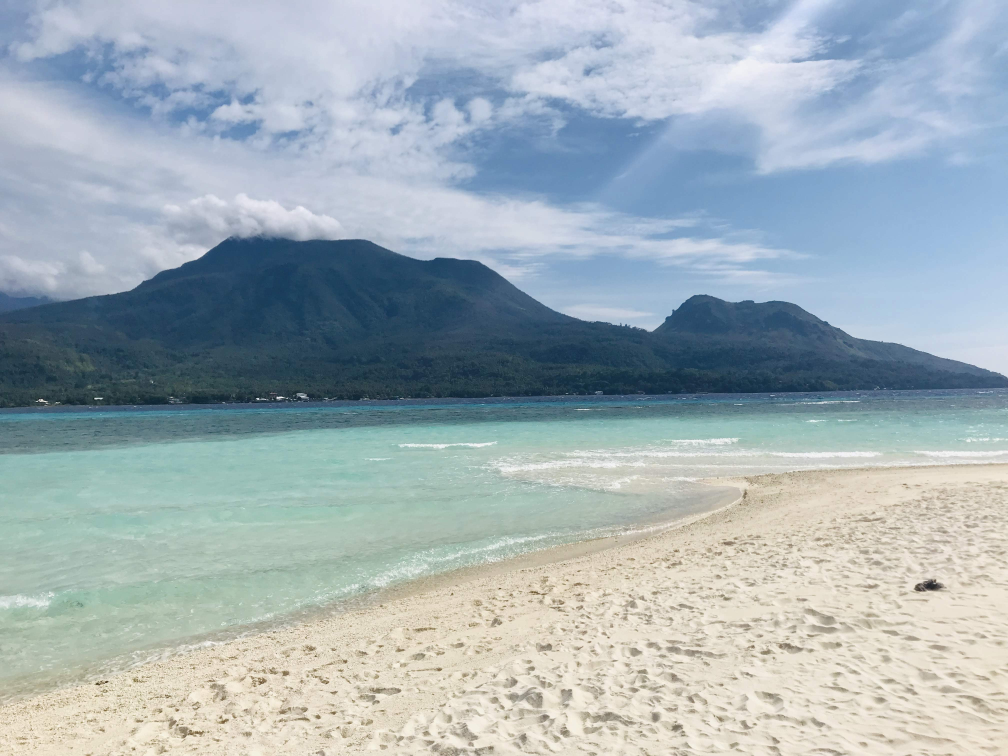
#> input picture kmeans/img1.jpg, 4032 x 3024 px (shown at 1/4 size)
$ python DigitalImaging.py
#> lines starting #> are read from the running program, lines starting #| are printed output that depends on the picture
from PIL import Image
import numpy as np
import cv2


class DigitalImaging:

    # Question 1
    # [187 lines left out: functions convert_to_gs, color_at, validate, reduce_to, make_collage, shapes_dict and 1 more, not called in this run]

    def detect_me(self, img, model):
        classifier = cv2.CascadeClassifier(cv2.data.haarcascades + model)
        return classifier.detectMultiScale(img, 1.7, 5)  # img-to-scan , down-scale-cofficient , neighbors

    # [35 lines left out: functions draw_a_square, detect_obj_adv, not called in this run]

    # Question 8
    def detect_face_in_vid(self, video_input, video_output, get_eyes, get_face):
        """
        This method gets a path of a video and detects all the faces in that video.
        :param video_path: A path of a video.
        :param get_eyes:
        :param get_face:
        :return: void
        """
        cap = cv2.VideoCapture(video_input)

        frame_width = int(cap.get(3))
        frame_height = int(cap.get(4))
        frame_size = (frame_width, frame_height)
        fps = 15

        codec = cv2.VideoWriter_fourcc('m', 'p', '4', 'v')
        out = cv2.VideoWriter(video_output, codec, fps, frame_size)

        if cap.isOpened():
            ret, frame = cap.read()
        else:
            ret = False

        while ret:
            ret, frame = cap.read()
            gray = cv2.cvtColor(frame, cv2.IMREAD_GRAYSCALE)
            img2rgb = cv2.cvtColor(frame, cv2.IMREAD_COLOR)
            if (get_eyes or get_face):
                if (get_eyes):
                    res = service.detect_me(gray, "haarcascade_eye.xml")
                    img2rgb = service.draw_a_square(img2rgb, res, (0, 255, 0))
                if (get_face):
                    res = service.detect_me(gray, "haarcascade_frontalface_default.xml")
                    img2rgb = service.draw_a_square(img2rgb, res, (50, 255, 255))
            out.write(img2rgb)

            cv2.imshow('image to write', img2rgb)

            if cv2.waitKey(1) & 0xFF == ord('q'):
                break

        cv2.destroyAllWindows()
        cap.release()
        out.release()


if __name__ == '__main__':
    img = Image.open('img1.jpg')  # the regular photo
#> img is the input picture: PIL image 4032x3024 RGB; mean R, G, B 161.3, 175.4, 182
    # img.show()

    img2 = Image.open('img1.jpg')
    img3 = Image.open('img2.jpg')
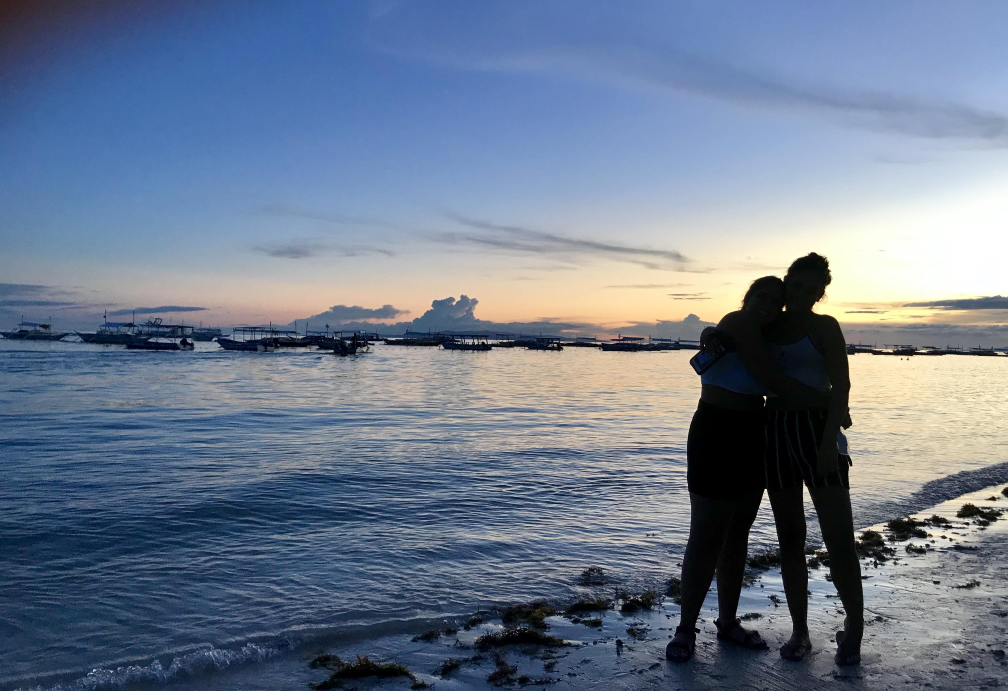
#> input picture kmeans/img2.jpg, 4032 x 2764 px (shown at 1/4 size)
#> img3 is the input picture: PIL image 4032x2764 RGB; mean R, G, B 109.2, 122.8, 142.9
    img4 = Image.open('img4.jpg')
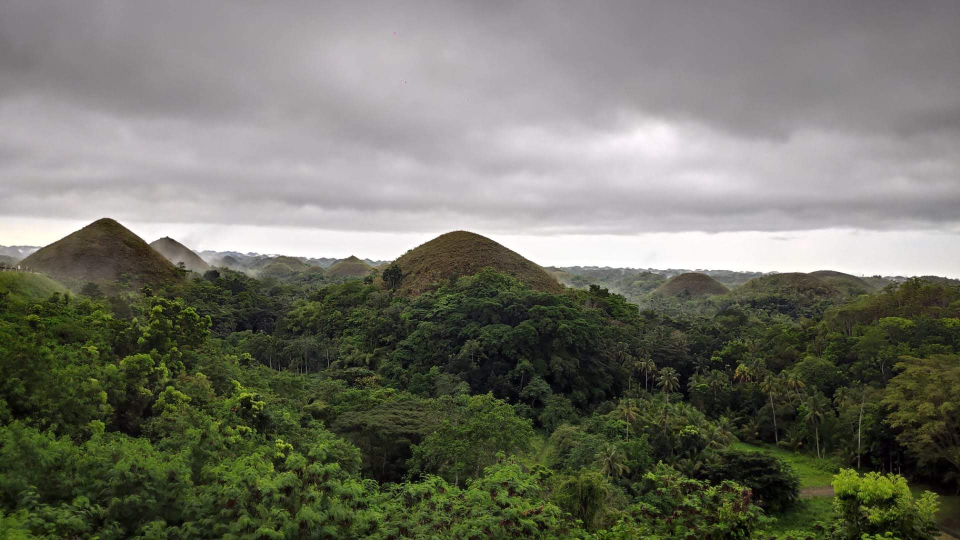
#> input picture kmeans/img4.JPG, 1920 x 1080 px, found by its file name (shown at 1/2 size)
#> img4 is the input picture: PIL image 1920x1080 RGB; mean R, G, B 113.9, 114.8, 103.2
    img5 = Image.open('img3.jpg')
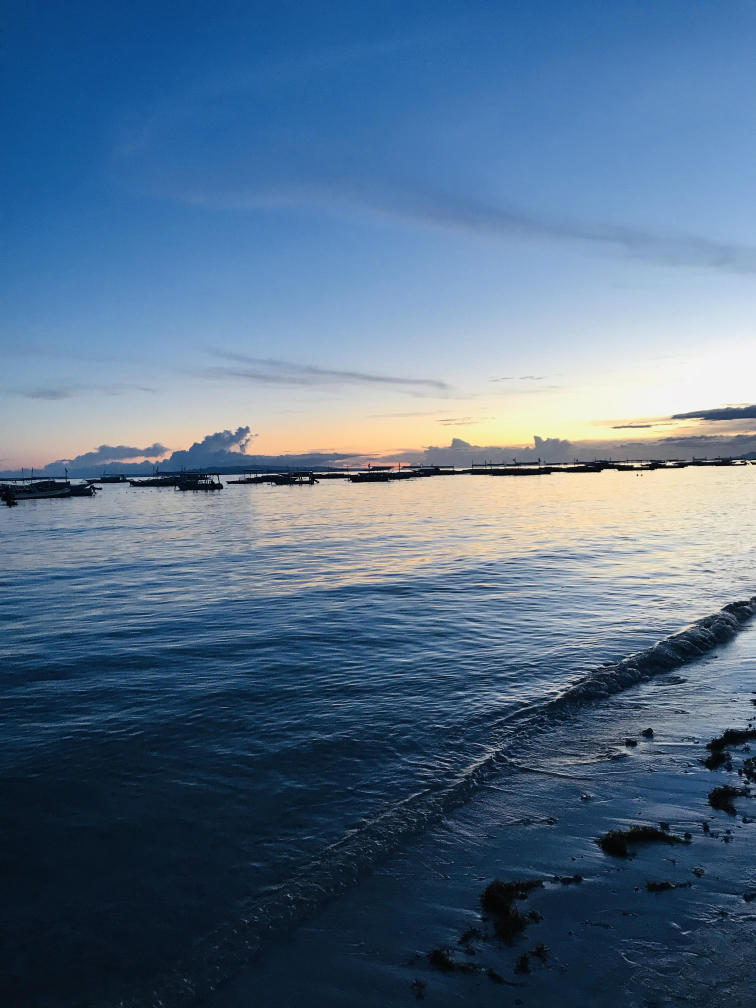
#> input picture kmeans/img3.jpg, 3024 x 4032 px (shown at 1/4 size)
#> img5 is the input picture: PIL image 3024x4032 RGB; mean R, G, B 84.5, 110.2, 136.4
    pic_list = [img, img2, img3, img4, img5, img3, img4, img5, img4, img5, img3, img4, img5]

    service = DigitalImaging()
    print(" question 1")
    ## For question 1
    # result = service.convert_to_gs('img1.jpg')
    # result.show()

    print(" question 3")
    ## For question 3
    # result = service.reduce_to('img1.jpg', 'B')
    # Image.fromarray(result, 'RGB').show()

    print(" question 4")
    ## For question 4
    # result = service.make_collage(pic_list)
    # Image.fromarray(result).show()

    print(" question 5")
    ## For question 5
    # result = service.shapes_dict(pic_list)
    # print(result)

    print(" question 6")
    # [6 lines of commented-out code are left out]

    print(" question 7")
    # [6 lines of commented-out code are left out]

    print(" question 8")
    ## For question 8
    video_input = 'C:/Users/user/PycharmProjects/haarcascade/kmeans/video_3.mp4'
    video_output = 'C:/Users/user/PycharmProjects/haarcascade/kmeans/output_3_eye.mp4'
    service.detect_face_in_vid(video_input, video_output, True, False)
#> (the run stopped early here; a loop or call above may not have finished)
